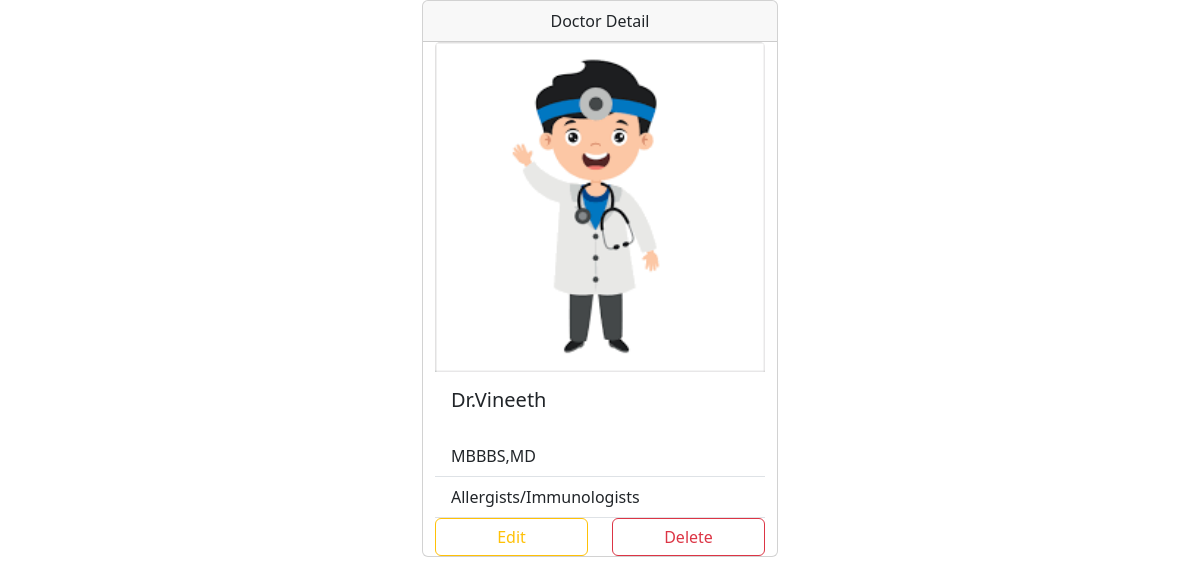
Page /doctor/detail/2/ (signed in) on the committed database.
### myapp/models.py (models this page shows, shortened)
class Doctor(models.Model):
    name=models.CharField(max_length=111,null=True)
    user=models.ForeignKey(User,on_delete=models.CASCADE)
    profile_pic= models.ImageField(upload_to='profile_pic/DoctorProfilePic/',null=True,blank=True)
    mobile = models.CharField(max_length=20,null=True)
    qualification=models.CharField(max_length=120)
    department= models.CharField(max_length=50,choices=departments,default='Cardiologist')
    status=models.BooleanField(default=False)

### myapp/views.py (the view)
# urls.py: path("doctor/detail/<int:pk>/",views.DoctorDetailView.as_view(),name="doctor-detail"),
@method_decorator(signin_required,name="dispatch")
class DoctorDetailView(DetailView):
    model=Doctor
    template_name="doctor-detail.html"
    context_object_name="doctor"

### myapp/views.py (called while the page is built)
def signin_required(fn):
    def wrapper(request,*args,**kwargs):
        if not request.user.is_authenticated:
            messages.error(request,"you must login to perform this action !!!")
            return redirect("signin")
        return fn(request,*args,**kwargs)
    return wrapper

### myapp/templates/doctor-detail.html (shortened to what this page needs)
<!DOCTYPE html>
<html lang="en">
<head>
    <link href="https://cdn.jsdelivr.net/npm/bootstrap@5.3.1/dist/css/bootstrap.min.css" rel="stylesheet">
</head>
<body>
    <div class="container">
        <div class="row">
            <div class="col-4"></div>
            <div class="col-4">
                <div class="card" style="width: 100%;">
                  <div class="card-header text-center">
                    Doctor Detail
                  </div>
                  <div class=" container" style="width: 100%">
                      <img src="{{doctor.profile_pic.url}}" class="card-img-top" alt="...">
                    <div class="card-body">
                      <h5 class="card-title">{{doctor.name}}</h5>
                    </div>
                    <ul class="list-group list-group-flush">
                      <li class="list-group-item">{{doctor.qualification}}</li>
                      <li class="list-group-item">{{doctor.department}}</li>
                        <div class="row">
                            <div class="col-6">
                                <a href="{%url 'doctor-edit' doctor.id%}" class="btn btn-outline-warning form-control">Edit</a>
                            </div>
                            <div class="col-6">
                                <a href="{%url 'doctor-delete' doctor.id%}" class="btn btn-outline-danger form-control">Delete</a>
                            </div>
                        </div>
                    </ul>
                  </div>
                  </div>
            </div>
        </div>
      </div>
</body>
</html>

### rows in the picture
Doctor: profile_pic (picture), name "Dr.Vineeth", qualification "MBBBS,MD", department "Allergists/Immunologists"
